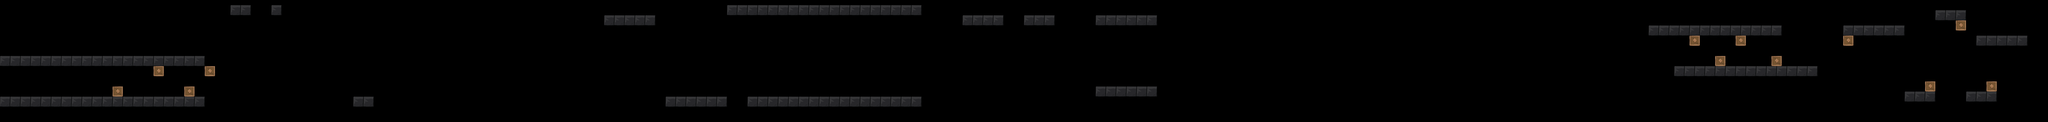

A level layout from a 2D game, rendered from its tile map. Below: a short description, then the map file with tile-grid data replaced by summaries:
An orthogonal 400x24 tile map with 32x32 px tiles, 1 tile layer (Wall) and 169 objects.

<map version="1.0" orientation="orthogonal" width="400" height="24" tilewidth="32" tileheight="32">
 <tileset firstgid="1" name="brick2" tilewidth="32" tileheight="32">
  <image source="brick2.png" width="320" height="64" />
 </tileset>
 <objectgroup name="brick_stone" width="400" height="24">
  <object x="3072" y="672" width="64" height="64" />
  <object x="3136" y="672" width="64" height="64" />
  <object x="7360" y="192" width="64" height="64" />
  <object x="7296" y="192" width="64" height="64" />
  <object x="12672" y="224" width="64" height="64" />
  <object x="12736" y="224" width="64" height="64" />
  <object x="12736" y="512" width="64" height="64" />
  <object x="12672" y="512" width="64" height="64" />
  <object x="9568" y="480" width="64" height="64" />
  <object x="9952" y="480" width="64" height="64" />
  <object x="10272" y="480" width="64" height="64" />
  <object x="1280" y="352" width="64" height="64" />
  <object x="1280" y="608" width="64" height="64" />
  <object x="1632" y="32" width="64" height="64" />
  <object x="2336" y="608" width="64" height="64" />
  <object x="1344" y="352" width="64" height="64" />
  <object x="1568" y="32" width="64" height="64" />
  <object x="2752" y="576" width="64" height="64" />
  <object x="2816" y="576" width="64" height="64" />
  <object x="2880" y="576" width="64" height="64" />
  <object x="1216" y="608" width="64" height="64" />
  <object x="1344" y="608" width="64" height="64" />
 </objectgroup>
 <objectgroup name="brick_grass" width="400" height="24">
  <object x="0" y="352" width="1280" height="64" />
  <object x="-96" y="608" width="1312" height="64" />
  <object x="1440" y="32" width="128" height="64" />
  <object x="6850" y="98" width="379" height="59" />
  <object x="10306" y="162" width="827" height="59" />
  <object x="10466" y="418" width="891" height="59" />
  <object x="3778" y="98" width="315" height="59" />
  <object x="4160" y="608" width="384" height="64" />
  <object x="4546" y="34" width="1211" height="59" />
  <object x="4674" y="610" width="1083" height="59" />
  <object x="6850" y="546" width="379" height="59" />
  <object x="11522" y="162" width="384" height="64" />
  <object x="11906" y="578" width="187" height="59" />
  <object x="12098" y="66" width="187" height="59" />
  <object x="12290" y="578" width="187" height="59" />
  <object x="12352" y="224" width="311" height="59" />
  <object x="2208" y="608" width="128" height="64" />
  <object x="6016" y="96" width="256" height="64" />
  <object x="6400" y="96" width="192" height="64" />
  <object x="1696" y="32" width="64" height="64" />
 </objectgroup>
 <objectgroup name="brick_dice" width="400" height="24">
  <object x="1760" y="320" width="64" height="64" />
  <object x="2016" y="448" width="64" height="64" />
  <object x="3200" y="672" width="64" height="64" />
  <object x="3264" y="672" width="64" height="64" />
  <object x="3328" y="672" width="64" height="64" />
  <object x="3392" y="672" width="64" height="64" />
  <object x="3456" y="672" width="64" height="64" />
  <object x="3520" y="672" width="64" height="64" />
  <object x="3584" y="672" width="64" height="64" />
  <object x="3648" y="672" width="64" height="64" />
  <object x="3712" y="672" width="64" height="64" />
  <object x="3776" y="672" width="64" height="64" />
  <object x="3840" y="672" width="64" height="64" />
  <object x="3296" y="0" width="59" height="59" />
  <object x="3104" y="0" width="59" height="59" />
  <object x="3168" y="0" width="59" height="59" />
  <object x="3232" y="0" width="59" height="59" />
  <object x="11395" y="163" width="59" height="59" />
  <object x="11331" y="163" width="59" height="59" />
  <object x="11459" y="163" width="59" height="59" />
  <object x="11203" y="163" width="59" height="59" />
  <object x="11139" y="163" width="59" height="59" />
  <object x="11267" y="163" width="59" height="59" />
  <object x="11360" y="416" width="59" height="59" />
  <object x="11552" y="416" width="59" height="59" />
  <object x="11424" y="416" width="59" height="59" />
  <object x="11680" y="416" width="59" height="59" />
  <object x="11616" y="416" width="59" height="59" />
  <object x="11488" y="416" width="59" height="59" />
  <object x="5984" y="544" width="64" height="64" />
  <object x="6048" y="544" width="64" height="64" />
  <object x="6112" y="544" width="64" height="64" />
  <object x="6176" y="544" width="64" height="64" />
  <object x="1696" y="320" width="64" height="64" />
  <object x="1952" y="448" width="64" height="64" />
  <object x="7424" y="192" width="59" height="59" />
  <object x="7488" y="192" width="59" height="59" />
  <object x="7552" y="192" width="59" height="59" />
  <object x="7680" y="480" width="59" height="59" />
  <object x="7616" y="480" width="59" height="59" />
  <object x="7552" y="480" width="59" height="59" />
  <object x="7840" y="192" width="59" height="59" />
  <object x="7904" y="192" width="59" height="59" />
  <object x="7968" y="192" width="59" height="59" />
  <object x="8096" y="480" width="59" height="59" />
  <object x="8224" y="480" width="59" height="59" />
  <object x="8160" y="480" width="59" height="59" />
  <object x="5376" y="96" width="64" height="64" />
  <object x="5440" y="96" width="64" height="64" />
  <object x="5504" y="96" width="64" height="64" />
  <object x="6720" y="544" width="64" height="64" />
  <object x="6592" y="544" width="64" height="64" />
  <object x="6656" y="544" width="64" height="64" />
  <object x="6528" y="544" width="64" height="64" />
  <object x="8288" y="480" width="64" height="64" />
  <object x="8352" y="480" width="64" height="64" />
  <object x="8480" y="480" width="64" height="64" />
  <object x="8416" y="480" width="64" height="64" />
  <object x="8608" y="480" width="64" height="64" />
  <object x="8544" y="480" width="64" height="64" />
  <object x="8736" y="480" width="64" height="64" />
  <object x="8672" y="480" width="64" height="64" />
  <object x="8864" y="480" width="64" height="64" />
  <object x="8800" y="480" width="64" height="64" />
  <object x="8992" y="480" width="64" height="64" />
  <object x="8928" y="480" width="64" height="64" />
  <object x="9120" y="480" width="64" height="64" />
  <object x="9056" y="480" width="64" height="64" />
  <object x="9248" y="480" width="64" height="64" />
  <object x="9184" y="480" width="64" height="64" />
  <object x="9376" y="480" width="64" height="64" />
  <object x="9312" y="480" width="64" height="64" />
  <object x="9504" y="480" width="64" height="64" />
  <object x="9440" y="480" width="64" height="64" />
  <object x="9632" y="480" width="64" height="64" />
  <object x="9760" y="480" width="64" height="64" />
  <object x="9696" y="480" width="64" height="64" />
  <object x="9888" y="480" width="64" height="64" />
  <object x="9824" y="480" width="64" height="64" />
  <object x="10016" y="480" width="64" height="64" />
  <object x="10144" y="480" width="64" height="64" />
  <object x="10080" y="480" width="64" height="64" />
  <object x="10208" y="480" width="64" height="64" />
  <object x="4672" y="224" width="64" height="64" />
  <object x="4672" y="288" width="64" height="64" />
  <object x="4672" y="352" width="64" height="64" />
  <object x="4672" y="416" width="64" height="64" />
  <object x="4672" y="480" width="64" height="64" />
  <object x="4672" y="544" width="64" height="64" />
  <object x="4672" y="160" width="64" height="64" />
  </objectgroup>
 <objectgroup name="brick_wood" width="400" height="24">
  <!-- 36 objects omitted --></objectgroup>
 <objectgroup name="diamond" width="400" height="24">
  <!-- 24 objects omitted --></objectgroup>
 <objectgroup name="heart" width="400" height="24">
  <!-- 3 objects omitted --></objectgroup>
 <layer name="Wall" width="400" height="24">
  <data>[9600 cells, 680 non-empty, 8 distinct tile ids]</data>
 </layer>
</map>
<!-- 37 of 169 objects omitted -->
